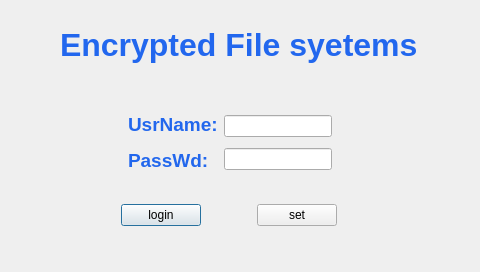
<?xml version="1.0" encoding="UTF-8"?>
<ui version="4.0">
 <class>loginDlg</class>
 <widget class="QDialog" name="loginDlg">
  <property name="geometry">
   <rect>
    <x>0</x>
    <y>0</y>
    <width>480</width>
    <height>272</height>
   </rect>
  </property>
  <property name="windowTitle">
   <string>Dialog</string>
  </property>
  <widget class="QWidget" name="layoutWidget">
   <property name="geometry">
    <rect>
     <x>70</x>
     <y>200</y>
     <width>318</width>
     <height>31</height>
    </rect>
   </property>
   <layout class="QHBoxLayout" name="horizontalLayout_4">
    <item>
     <spacer name="horizontalSpacer_4">
      <property name="orientation">
       <enum>Qt::Horizontal</enum>
      </property>
      <property name="sizeHint" stdset="0">
       <size>
        <width>40</width>
        <height>20</height>
       </size>
      </property>
     </spacer>
    </item>
    <item>
     <widget class="QPushButton" name="loginButton">
      <property name="text">
       <string>login</string>
      </property>
     </widget>
    </item>
    <item>
     <spacer name="horizontalSpacer">
      <property name="orientation">
       <enum>Qt::Horizontal</enum>
      </property>
      <property name="sizeHint" stdset="0">
       <size>
        <width>40</width>
        <height>20</height>
       </size>
      </property>
     </spacer>
    </item>
    <item>
     <layout class="QHBoxLayout" name="horizontalLayout_2">
      <item>
       <widget class="QPushButton" name="setButton">
        <property name="text">
         <string>set</string>
        </property>
       </widget>
      </item>
     </layout>
    </item>
    <item>
     <spacer name="horizontalSpacer_5">
      <property name="orientation">
       <enum>Qt::Horizontal</enum>
      </property>
      <property name="sizeHint" stdset="0">
       <size>
        <width>40</width>
        <height>20</height>
       </size>
      </property>
     </spacer>
    </item>
   </layout>
  </widget>
  <widget class="QLabel" name="titlelabel">
   <property name="geometry">
    <rect>
     <x>60</x>
     <y>20</y>
     <width>356</width>
     <height>51</height>
    </rect>
   </property>
   <property name="text">
    <string>&lt;html&gt;&lt;head/&gt;&lt;body&gt;&lt;p align=&quot;center&quot;&gt;&lt;span style=&quot; font-size:24pt; font-weight:600; color:#2267ee;&quot;&gt;Encrypted File syetems&lt;/span&gt;&lt;/p&gt;&lt;/body&gt;&lt;/html&gt;</string>
   </property>
  </widget>
  <widget class="QWidget" name="layoutWidget_2">
   <property name="geometry">
    <rect>
     <x>60</x>
     <y>110</y>
     <width>340</width>
     <height>66</height>
    </rect>
   </property>
   <layout class="QHBoxLayout" name="horizontalLayout_3">
    <item>
     <spacer name="horizontalSpacer_2">
      <property name="orientation">
       <enum>Qt::Horizontal</enum>
      </property>
      <property name="sizeHint" stdset="0">
       <size>
        <width>40</width>
        <height>20</height>
       </size>
      </property>
     </spacer>
    </item>
    <item>
     <layout class="QHBoxLayout" name="horizontalLayout">
      <item>
       <layout class="QVBoxLayout" name="verticalLayout">
        <item>
         <widget class="QLabel" name="namelabel">
          <property name="text">
           <string>&lt;html&gt;&lt;head/&gt;&lt;body&gt;&lt;p&gt;&lt;span style=&quot; font-size:14pt; font-weight:600; color:#2267ed;&quot;&gt;UsrName:&lt;/span&gt;&lt;/p&gt;&lt;/body&gt;&lt;/html&gt;</string>
          </property>
         </widget>
        </item>
        <item>
         <widget class="QLabel" name="passwdlabel">
          <property name="text">
           <string>&lt;html&gt;&lt;head/&gt;&lt;body&gt;&lt;p&gt;&lt;span style=&quot; font-size:14pt; font-weight:600; color:#2267ed;&quot;&gt;PassWd:&lt;/span&gt;&lt;/p&gt;&lt;/body&gt;&lt;/html&gt;</string>
          </property>
         </widget>
        </item>
       </layout>
      </item>
      <item>
       <layout class="QVBoxLayout" name="verticalLayout_2">
        <item>
         <widget class="QLineEdit" name="namelineEdit"/>
        </item>
        <item>
         <widget class="QLineEdit" name="passwdlineEdit">
          <property name="echoMode">
           <enum>QLineEdit::Password</enum>
          </property>
         </widget>
        </item>
       </layout>
      </item>
     </layout>
    </item>
    <item>
     <spacer name="horizontalSpacer_3">
      <property name="orientation">
       <enum>Qt::Horizontal</enum>
      </property>
      <property name="sizeHint" stdset="0">
       <size>
        <width>40</width>
        <height>20</height>
       </size>
      </property>
     </spacer>
    </item>
   </layout>
  </widget>
 </widget>
 <resources/>
 <connections/>
</ui>
